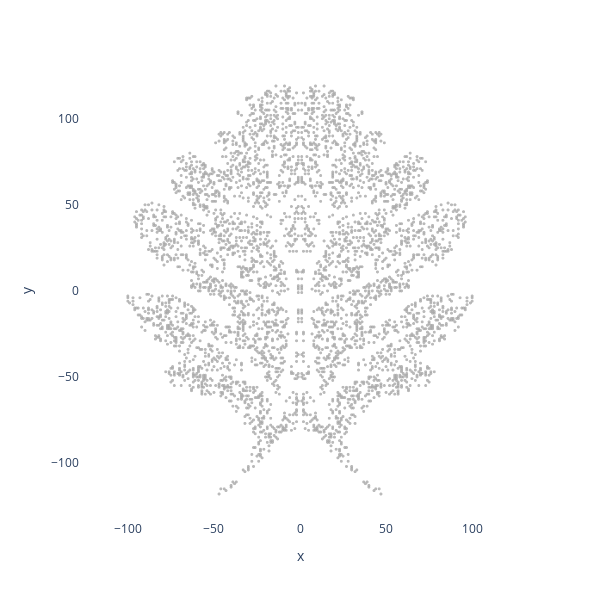

Source (notebook cell):
### Code cell
points_df = image_to_points_symmetry(image_path, num_points=2000, x_symmetry=True, y_symmetry=False)
plot_points(points_df)

### Figure 1 — Plotly figure (JSON) as saved in the notebook; plotly's stock layout.template omitted (floating-point values rounded to 4 significant figures; data arrays with more than 128 entries replaced by an {"elided": "..."} marker saying what was removed)
{"data": [{"hovertemplate": "x=%{x}<br>y=%{y}<extra></extra>", "legendgroup": "", "marker": {"color": "darkgrey", "opacity": 0.8, "size": 3, "symbol": "circle"}, "mode": "markers", "name": "", "showlegend": false, "type": "scattergl", "x": {"elided": "4000 int values"}, "xaxis": "x", "y": {"elided": "4000 int values"}, "yaxis": "y"}], "layout": {"height": 600, "legend": {"tracegroupgap": 0}, "margin": {"t": 60}, "paper_bgcolor": "white", "plot_bgcolor": "white", "width": 600, "xaxis": {"anchor": "y", "domain": [0, 1], "showgrid": false, "title": {"text": "x"}, "visible": true}, "yaxis": {"anchor": "x", "domain": [0, 1], "scaleanchor": "x", "scaleratio": 1, "showgrid": false, "title": {"text": "y"}, "visible": true}}}
